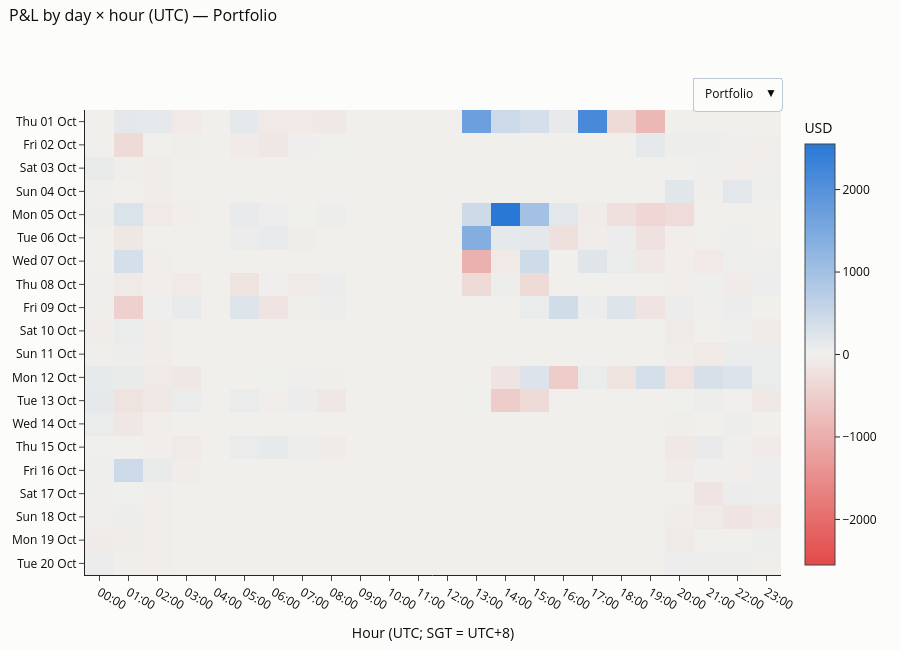

The cell this chart's notebook holds for it:
### Markdown cell above
### 10.4 P&L by day and hour

### Code cell
if HAVE_PLOTLY:
    fig = go.Figure()
    views = {"Portfolio": tot, **{SHORT[a]: dpnl[a] for a in ASSETS}}
    for k, (name, ser) in enumerate(views.items()):
        h_ = ser.groupby([ser.index.date, ser.index.hour]).sum().unstack(fill_value=0).reindex(columns=range(24), fill_value=0)
        vmax = float(np.abs(h_.values).max()) or 1.0
        fig.add_trace(go.Heatmap(z=h_.values, x=[f"{h:02d}:00" for h in range(24)],
                                 y=[pd.Timestamp(d).strftime("%a %d %b") for d in h_.index],
                                 colorscale=[[0, NEG], [0.5, MID], [1, POS]], zmin=-vmax, zmax=vmax, visible=k == 0,
                                 colorbar=dict(title="USD"), hovertemplate="%{y} %{x} UTC<br>$%{z:,.0f}<extra></extra>"))
    buttons = [dict(label=n, method="update", args=[{"visible": [j == k for j in range(len(views))]},
                                                     {"title.text": f"P&L by day × hour (UTC) — {n}"}])
               for k, n in enumerate(views)]
    fig.update_layout(**{**LAYOUT, "hovermode": "closest"}, height=650, title_text="P&L by day × hour (UTC) — Portfolio",
                      yaxis=dict(autorange="reversed"), xaxis_title="Hour (UTC; SGT = UTC+8)",
                      updatemenus=[dict(buttons=buttons, x=1, xanchor="right", y=1.0, yanchor="bottom")])
    interactive_figs.append(("P&L heatmap", fig)); fig.show()

### Figure 1 — Plotly figure (JSON) as saved in the notebook; plotly's stock layout.template omitted (floating-point values rounded to 4 significant figures; data arrays with more than 128 entries replaced by an {"elided": "..."} marker saying what was removed)
{"data": [{"colorbar": {"title": {"text": "USD"}}, "colorscale": [[0, "#e34948"], [0.5, "#f0efec"], [1, "#2a78d6"]], "hovertemplate": "%{y} %{x} UTC<br>$%{z:,.0f}<extra></extra>", "type": "heatmap", "visible": true, "x": ["00:00", "01:00", "02:00", "03:00", "04:00", "05:00", "06:00", "07:00", "08:00", "09:00", "10:00", "11:00", "12:00", "13:00", "14:00", "15:00", "16:00", "17:00", "18:00", "19:00", "20:00", "21:00", "22:00", "23:00"], "y": ["Thu 01 Oct", "Fri 02 Oct", "Sat 03 Oct", "Sun 04 Oct", "Mon 05 Oct", "Tue 06 Oct", "Wed 07 Oct", "Thu 08 Oct", "Fri 09 Oct", "Sat 10 Oct", "Sun 11 Oct", "Mon 12 Oct", "Tue 13 Oct", "Wed 14 Oct", "Thu 15 Oct", "Fri 16 Oct", "Sat 17 Oct", "Sun 18 Oct", "Mon 19 Oct", "Tue 20 Oct"], "z": {"elided": "20x24 float values"}, "zmax": 2553.0, "zmin": -2553.0}, {"colorbar": {"title": {"text": "USD"}}, "colorscale": [[0, "#e34948"], [0.5, "#f0efec"], [1, "#2a78d6"]], "hovertemplate": "%{y} %{x} UTC<br>$%{z:,.0f}<extra></extra>", "type": "heatmap", "visible": false, "x": ["00:00", "01:00", "02:00", "03:00", "04:00", "05:00", "06:00", "07:00", "08:00", "09:00", "10:00", "11:00", "12:00", "13:00", "14:00", "15:00", "16:00", "17:00", "18:00", "19:00", "20:00", "21:00", "22:00", "23:00"], "y": ["Thu 01 Oct", "Fri 02 Oct", "Sat 03 Oct", "Sun 04 Oct", "Mon 05 Oct", "Tue 06 Oct", "Wed 07 Oct", "Thu 08 Oct", "Fri 09 Oct", "Sat 10 Oct", "Sun 11 Oct", "Mon 12 Oct", "Tue 13 Oct", "Wed 14 Oct", "Thu 15 Oct", "Fri 16 Oct", "Sat 17 Oct", "Sun 18 Oct", "Mon 19 Oct", "Tue 20 Oct"], "z": {"elided": "20x24 float values"}, "zmax": 1392.0, "zmin": -1392.0}, {"colorbar": {"title": {"text": "USD"}}, "colorscale": [[0, "#e34948"], [0.5, "#f0efec"], [1, "#2a78d6"]], "hovertemplate": "%{y} %{x} UTC<br>$%{z:,.0f}<extra></extra>", "type": "heatmap", "visible": false, "x": ["00:00", "01:00", "02:00", "03:00", "04:00", "05:00", "06:00", "07:00", "08:00", "09:00", "10:00", "11:00", "12:00", "13:00", "14:00", "15:00", "16:00", "17:00", "18:00", "19:00", "20:00", "21:00", "22:00", "23:00"], "y": ["Thu 01 Oct", "Fri 02 Oct", "Sat 03 Oct", "Sun 04 Oct", "Mon 05 Oct", "Tue 06 Oct", "Wed 07 Oct", "Thu 08 Oct", "Fri 09 Oct", "Sat 10 Oct", "Sun 11 Oct", "Mon 12 Oct", "Tue 13 Oct", "Wed 14 Oct", "Thu 15 Oct", "Fri 16 Oct", "Sat 17 Oct", "Sun 18 Oct", "Mon 19 Oct", "Tue 20 Oct"], "z": {"elided": "20x24 float values"}, "zmax": 546.4, "zmin": -546.4}, {"colorbar": {"title": {"text": "USD"}}, "colorscale": [[0, "#e34948"], [0.5, "#f0efec"], [1, "#2a78d6"]], "hovertemplate": "%{y} %{x} UTC<br>$%{z:,.0f}<extra></extra>", "type": "heatmap", "visible": false, "x": ["00:00", "01:00", "02:00", "03:00", "04:00", "05:00", "06:00", "07:00", "08:00", "09:00", "10:00", "11:00", "12:00", "13:00", "14:00", "15:00", "16:00", "17:00", "18:00", "19:00", "20:00", "21:00", "22:00", "23:00"], "y": ["Thu 01 Oct", "Fri 02 Oct", "Sat 03 Oct", "Sun 04 Oct", "Mon 05 Oct", "Tue 06 Oct", "Wed 07 Oct", "Thu 08 Oct", "Fri 09 Oct", "Sat 10 Oct", "Sun 11 Oct", "Mon 12 Oct", "Tue 13 Oct", "Wed 14 Oct", "Thu 15 Oct", "Fri 16 Oct", "Sat 17 Oct", "Sun 18 Oct", "Mon 19 Oct", "Tue 20 Oct"], "z": {"elided": "20x24 float values"}, "zmax": 2161.0, "zmin": -2161.0}], "layout": {"font": {"color": "#0b0b0b", "size": 12}, "height": 650, "hovermode": "closest", "legend": {"font": {"size": 11}, "orientation": "h", "x": 0, "y": 1, "yanchor": "bottom"}, "margin": {"b": 40, "l": 70, "r": 30, "t": 110}, "paper_bgcolor": "#fcfcfb", "plot_bgcolor": "#fcfcfb", "title": {"font": {"size": 16}, "text": "P&L by day × hour (UTC) — Portfolio", "x": 0.01, "y": 0.985, "yanchor": "top"}, "updatemenus": [{"buttons": [{"args": [{"visible": [true, false, false, false]}, {"title.text": "P&L by day × hour (UTC) — Portfolio"}], "label": "Portfolio", "method": "update"}, {"args": [{"visible": [false, true, false, false]}, {"title.text": "P&L by day × hour (UTC) — SPY"}], "label": "SPY", "method": "update"}, {"args": [{"visible": [false, false, true, false]}, {"title.text": "P&L by day × hour (UTC) — STI"}], "label": "STI", "method": "update"}, {"args": [{"visible": [false, false, false, true]}, {"title.text": "P&L by day × hour (UTC) — BTC"}], "label": "BTC", "method": "update"}], "x": 1, "xanchor": "right", "y": 1, "yanchor": "bottom"}], "xaxis": {"title": {"text": "Hour (UTC; SGT = UTC+8)"}}, "yaxis": {"autorange": "reversed"}}}
